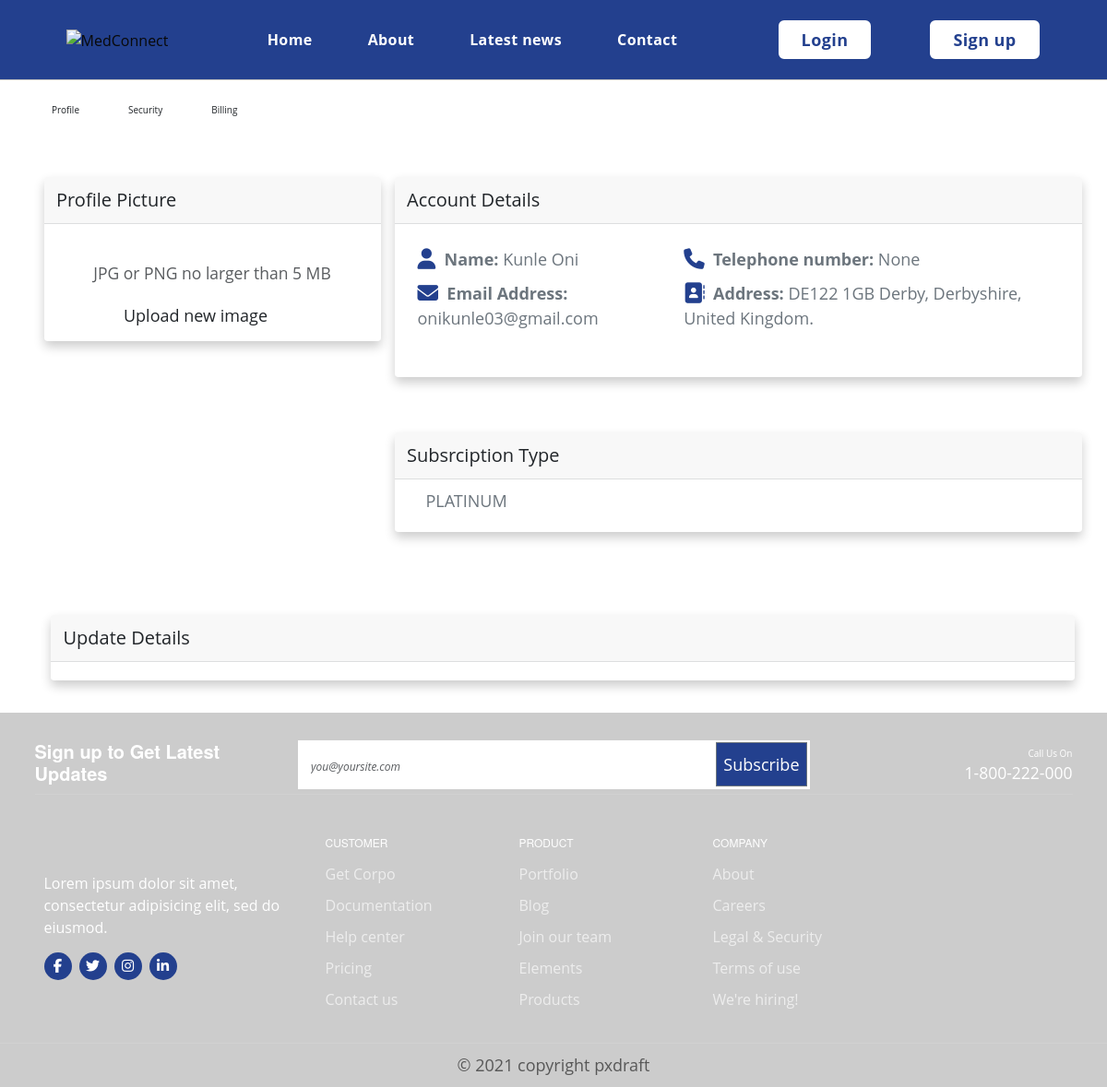
/profile/Kun, run on the app's committed database.
### medconnectApp/models.py (models this page shows, shortened)
class User(AbstractBaseUser, PermissionsMixin):
    def image_upload_to(self, instance=None):
        if instance:
            return os.path.join("Users", self.username, instance)
        return None
    STATUS = (
        ('REGULAR', 'REGULAR'),
        ('GOLD', 'GOLD'),
        ('PLATINUM', 'PLATINUM'),
    )
    username = models.CharField(max_length=255, blank=True, default="")
    first_name = models.CharField(max_length=255, blank=True, default="")
    last_name = models.CharField(max_length=255, blank=True, default="")
    email = models.EmailField(max_length=255,unique=True, blank=True, default="", help_text=None)
    phone_number = models.IntegerField(blank=True, null=True)
    status = models.CharField(max_length=255, choices=STATUS, default="REGULAR")
    address = models.CharField(max_length=255, null=True)
    is_active = models.BooleanField(default=True)
    is_superuser = models.BooleanField(default=False)
    is_staff = models.BooleanField(default=False)
    date_joined = models.DateTimeField(default=timezone.now)
    last_login = models.DateTimeField(blank=True, null=True)
    image = models.ImageField(default="default/logo.jpg", upload_to=image_upload_to)
    objects = CustomUserManager()
    USERNAME_FIELD = 'email'
    EMAIL_FIELD = 'email'
    REQUIRED_FIELDS = []
    class Meta:
        verbose_name = 'User'
        verbose_name_plural = 'Users'

### medconnectApp/views.py (the view, shortened to what this page needs)
# urls.py: path('profile/<username>', views.profile, name='profile'),
def profile(request, username):
    user = get_user_model().objects.filter(username=username).first()
    if user:
        form = UserUpdateForm(instance=user)
        return render(
            request=request,
            template_name="profile.html",
            context={"form": form}
        )
    return redirect("/")

### medconnectApp/form.py
class UserUpdateForm(forms.ModelForm):
    email = forms.EmailField()
    class Meta:
        model = get_user_model()
        fields = ['username', 'first_name', 'last_name', 'email', 'image', 'phone_number', 'status', 'address']

### templates/profile.html (shortened to what this page needs)
{% extends "index.html" %}
{% load static %}
{% load crispy_forms_tags %}
{% block content %}
<!DOCTYPE html>
<html lang="en">
<head>
    <link href="https://cdn.jsdelivr.net/npm/bootstrap@5.3.0/dist/css/bootstrap.min.css" rel="stylesheet">
    <link rel="stylesheet" href="{% static 'profile.css' %}" type="text/css" />
</head>
{% include 'navbar.html' %}
<div class="container">
    <div class="content-section col-lg-12 col-md-12 col-sm-12 tutorial-style">
        <form method="POST" enctype="multipart/form-data">
            <nav class="nav nav-borders">
                <a class="btn btn-nav" href="https://www.bootdey.com/snippets/view/bs5-edit-profile-account-details" target="__blank">Profile</a>
                <a class="btn btn-nav" href="{% url 'security' %}" target="__self">Security</a>
                <a class="btn btn-nav" href="{% url 'billing' %}" target="__self">Billing</a>
            </nav>
            <div class="media">
                <div class="row">
                    <div class="col">
                        <div class="card mb-4 mb-xl-0 p-0">
                            <div class="card-header">Profile Picture</div>
                            <div class="card-body text-center">
                                <div class="small font-italic text-muted mb-4">JPG or PNG no larger than 5 MB</div>
                                <button class="btn btn-nav" type="button">Upload new image</button>
                            </div>
                        </div>
                    </div>
                    <div class="col-8 m-0">
                        <div class="col">
                            <div class="card mb-4 p-0">
                                <div class="card-header">Account Details</div>
                                <div class="card-body">
                                    <div class="d-flex align-items-center justify-content-between p-4" style="padding-left: 24px; padding-right: 64px;">
                                        <div class="mb-4">
                                            <p class="text-secondary"><span class="fw-bolder"><i class="fa-solid fa-user fa-lg"></i> &nbsp;Name:</span> {{ form.instance.first_name }} {{ form.instance.last_name }}</p>
                                            <p class="text-secondary"><span class="fw-bolder"><i class="fa-sharp fa-solid fa-envelope fa-lg"></i> &nbsp;Email Address:</span> {{ form.instance.email }}</p>
                                        </div>
                                        <div class="mb-4">
                                            <p class="text-secondary"><span class="fw-bolder"><i class="fa-solid fa-phone fa-lg"></i> &nbsp;Telephone number:</span> {{ form.instance.phone_number }}</p>
                                            <p class="text-secondary"><span class="fw-bolder"><i class="fa-solid fa-address-book fa-lg"></i> &nbsp;Address:</span> {{ form.instance.address }}</p>
                                        </div>
                                    </div>
                                </div>
                            </div>
                        </div>
                        <div class="col">
                            <div class="card mb-4 p-0">
                                <div class="card-header">Subsrciption Type</div>
                                <div class="card-body">
                                    <div class="d-flex align-items-center justify-content-between" style="padding-left: 24px; padding-right: 64px;">
                                        <div>
                                            <p class="text-secondary">{{ form.instance.status }}</p>
                                        </div>
                                    </div>
                                </div>
                            </div>
                        </div>
                    </div>
                </div>
            </div>
            <div class="container mt-4">
                <div class="row">
                    <div class="col m-0">
                        <div class="card mb-4 p-0">
                            <div class="card-header">Update Details</div>
                            <div class="card-body">
                            </div>
                        </div>
                    </div>
                </div>
            </div>
        </form>
    </div>
</div>
{% endblock %}

### static/style.css (style rules this page uses)
html { line-height:1.15;-webkit-text-size-adjust:100% }
body { margin:0 }
a { background-color:transparent }
button,input,optgroup,select,textarea { font-family:inherit;font-size:100%;line-height:1.15;margin:0 }
button,input { overflow:visible }
button,select { text-transform:none }
[type=button],[type=reset],[type=submit],button { -webkit-appearance:button }
:root { --color-primary: #54BBFF; --color-black: #090909; --color-white: #ffffff; --color-grey: #a0a0a0; --color-light-grey: #f3f3f3; --color-dark-grey: #353535; --color-red: #54bbffc4; --color-blue: #54bbff2d; --color-green: #08805b; --text-color: var(--color-dark-grey); --valid-color: var(--color-green); --error-color: var(--color-red); --font-family-base: 'Open Sans', 'Helvetica Neue', Helvetica, Arial, sans-serif; --font-family-title: 'Raleway', 'Helvetica Neue', Helvetica, Arial, sans-serif; --font-size-small: 1.2rem; --font-size-medium: 1.6rem; --font-size-large: 1.8rem; --font-size-x-large: 2.3rem; --font-size-xx-large: 4.8rem; --font-weight-regular: 400; --font-weight-bold: 700; --line-height-small: 1.2; --line-height-base: 1.5; --line-height-big: 1.8; --section-padding: 5rem 0; --section-header-padding: 0 0 3rem; --section-header-align: center; --section-title-font-size: var(--font-size-xx-large); --section-title-font-weight: var(--font-weight-bold); --section-title-line-height: var(--line-height-small); --section-title-margin: 0; --section-title-color: var(--color-black); --section-tagline-transform: uppercase; --section-tagline-color: var(--color-primary); --section-tagline-font-family: var(--font-family-headings); --section-tagline-font-weight: var(--font-weight-bold); --section-tagline-margin: 0; --section-body-padding: 2rem 0 4rem; --section-footer-padding: 3rem 0 0; --section-footer-align: center; --header-padding: 2rem 0 2rem; --footer-padding: 5rem 0 1rem; --nav-item-font-family: var(--font-family-headings); --nav-item-font-weight: var(--font-weight-bold); --nav-item-font-size: var(--font-size-medium); --nav-item-letter-spacing: .04rem; --nav-item-display: inline-block; --nav-item-margin: 0 0 0 6rem; --nav-item-link-hover: var(--color-white); --nav-item-link-background-hover: var((--color-grey)) --button-display: inline-block; --button-padding: 0.75rem 2.5rem; --button-border: var(--color-primary) solid 0.2rem; --button-color: var(--color-white); --button-text-decoration: none; --button-font-size: var(--font-size-large); --button-hover-color: var(--color-grey); --button-hover-text-decoration: none; --button-hover-background: var(--color-red); --transition-duration: .3s; --transition-cubic-bezier: cubic-bezier(0.17, 0.67, 0, 1.01); }
*, *:before, *:after { box-sizing: border-box; }
html { scroll-behavior: smooth; font-size: 62.5%; }
body { color: var(--text-color); font-family: var(--font-family-base); font-size: var(--font-size-medium); font-weight: var(--font-weight-regular); line-height: var(--line-height-base); margin: 0 60px; }
a { color: var(--text-color); text-decoration: none; }
.row { display: flex; }
[class*='col-'] { margin: 1rem; }
.nav { margin: 0; padding: 0; list-style: none; text-align: center; display: flex; }
a { text-decoration: none }
form { display: flex; flex-direction: column; padding: 1rem 0; margin: 0; }
::placeholder { font-style: italic; font-size: var(--font-size-small); }

### templates/index.html (style rules this page uses)
p { font-size: 18px; color: rgba(0, 0, 0, 0.572); }
a { text-decoration: none }

### data on the page
User: instance.first_name "Kunle", instance.last_name "Oni", instance.email "onikunle03@gmail.com", instance.phone_number "None", instance.address "DE122 1GB Derby, Derbyshire, United Kingdom.", instance.status "PLATINUM"
